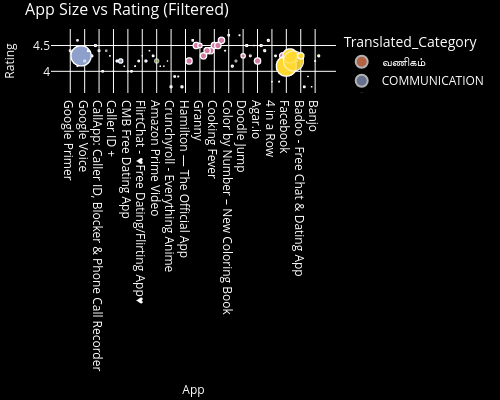

Source (notebook cell):
### Code cell
# task 1 : Bubble chart : Relation btw app size and rating
# applying the filter
Categories = ['GAME','BEAUTY','BUSINESS','COMICS','COMMUNICATION','DATING','ENTERTAINMENT','SOCIAL','EVENTS']
condition_df = merged_df[(merged_df['Rating'] > 3.5) &  (merged_df['Category'].isin(Categories)) & (merged_df['Reviews'] > 500) & (~merged_df['App'].str.contains('S',case = False, na=False)) & (merged_df['Sentiment_Subjectivity'] > 0.5) & (merged_df['Installs'] > 50000)].copy()
category_translation =  {'BEAUTY':"सौंदर्य",'BUSINESS':'வணிகம்','DATING':'Verabreden'}
condition_df['Translated_Category'] = condition_df['Category'].replace(category_translation)
#time restriction 
ist = pytz.timezone("Asia/Kolkata")
current_time = datetime.now(ist)
#Checking time btw 5pm and 7pm
if 17 <= current_time.hour < 19:
    show_graph = True
else:
    show_graph = False
if show_graph and not condition_df.empty:
    fig11 = px.scatter(
        condition_df,
        x='App',
        y='Rating',
        size='Installs',
        color='Translated_Category',
        color_discrete_map={"GAME": "#D17BA5"},
        title='App Size vs Rating (Filtered)',
        color_discrete_sequence=px.colors.qualitative.Set2,
        width=plot_width,
        height=plot_height
    )
    
    fig11.update_layout(
        plot_bgcolor='black',
        paper_bgcolor='black',
        font_color='white',
        title_font={'size':16},
        xaxis=dict(title_font={'size':12}),
        yaxis=dict(title_font={'size':12}),
        margin=dict(l=10,r=10,t=30,b=10)
    )
    fig11.update_traces(marker=dict(line=dict(color='white',width=1)))
    save_plot_as_html(fig11, "Size Rating Graph 11.html", "This bubble chart shows the relationship between app size and rating for a filtered subset of apps. Larger bubbles indicate more installs, and colors represent different categories.")
    fig11.show()
else:
    print('Bubble chart is only available between 5 PM and 7 PM IST.')

### Figure 1 — Plotly figure (JSON) as saved in the notebook; plotly's stock layout.template omitted (floating-point values rounded to 4 significant figures; data arrays with more than 128 entries replaced by an {"elided": "..."} marker saying what was removed)
{"data": [{"hovertemplate": "Translated_Category=வணிகம்<br>App=%{x}<br>Rating=%{y}<br>Installs=%{marker.size}<extra></extra>", "legendgroup": "வணிகம்", "marker": {"color": "rgb(252,141,98)", "line": {"color": "white", "width": 1}, "size": [10000000, 10000000, 10000000, 10000000, 10000000, 10000000, 10000000, 10000000, 10000000, 10000000, 10000000, 10000000, 10000000, 10000000, 10000000, 10000000, 10000000, 10000000, 10000000, 10000000, 10000000, 10000000, 10000000, 10000000, 10000000, 10000000, 10000000, 10000000, 10000000, 10000000, 10000000, 10000000, 10000000, 10000000, 10000000, 10000000, 10000000, 10000000, 10000000, 10000000, 10000000, 10000000, 10000000, 10000000, 10000000, 10000000, 10000000, 10000000, 10000000, 10000000, 10000000, 10000000, 10000000, 10000000, 10000000, 10000000, 5000000, 5000000, 5000000], "sizemode": "area", "sizeref": 2500000, "symbol": "circle"}, "mode": "markers", "name": "வணிகம்", "showlegend": true, "type": "scattergl", "x": ["Google Primer", "Google Primer", "Box", "Box", "Box", "Box", "Box", "Box", "Box", "Box", "Box", "Box", "Box", "Box", "Box", "Box", "Box", "Box", "Box", "Box", "Box", "Box", "Box", "Box", "Box", "Box", "Box", "Box", "Box", "Box", "Box", "Box", "Box", "Box", "Box", "Box", "Box", "Box", "Box", "Box", "Box", "Box", "Box", "Box", "Box", "Box", "Box", "Box", "Box", "Box", "Box", "Box", "Box", "Box", "Box", "Box", "Call Blocker", "Call Blocker", "Call Blocker"], "xaxis": "x", "y": [4.4, 4.4, 4.2, 4.2, 4.2, 4.2, 4.2, 4.2, 4.2, 4.2, 4.2, 4.2, 4.2, 4.2, 4.2, 4.2, 4.2, 4.2, 4.2, 4.2, 4.2, 4.2, 4.2, 4.2, 4.2, 4.2, 4.2, 4.2, 4.2, 4.2, 4.2, 4.2, 4.2, 4.2, 4.2, 4.2, 4.2, 4.2, 4.2, 4.2, 4.2, 4.2, 4.2, 4.2, 4.2, 4.2, 4.2, 4.2, 4.2, 4.2, 4.2, 4.2, 4.2, 4.2, 4.2, 4.2, 4.6, 4.6, 4.6], "yaxis": "y"}, {"hovertemplate": "Translated_Category=COMMUNICATION<br>App=%{x}<br>Rating=%{y}<br>Installs=%{marker.size}<extra></extra>", "legendgroup": "COMMUNICATION", "marker": {"color": "rgb(141,160,203)", "line": {"color": "white", "width": 1}, "size": {"elided": "206 int values"}, "sizemode": "area", "sizeref": 2500000, "symbol": "circle"}, "mode": "markers", "name": "COMMUNICATION", "showlegend": true, "type": "scattergl", "x": {"elided": "206 str values"}, "xaxis": "x", "y": {"elided": "206 float values"}, "yaxis": "y"}, {"hovertemplate": "Translated_Category=Verabreden<br>App=%{x}<br>Rating=%{y}<br>Installs=%{marker.size}<extra></extra>", "legendgroup": "Verabreden", "marker": {"color": "rgb(231,138,195)", "line": {"color": "white", "width": 1}, "size": {"elided": "354 int values"}, "sizemode": "area", "sizeref": 2500000, "symbol": "circle"}, "mode": "markers", "name": "Verabreden", "showlegend": true, "type": "scattergl", "x": {"elided": "354 str values"}, "xaxis": "x", "y": {"elided": "354 float values"}, "yaxis": "y"}, {"hovertemplate": "Translated_Category=ENTERTAINMENT<br>App=%{x}<br>Rating=%{y}<br>Installs=%{marker.size}<extra></extra>", "legendgroup": "ENTERTAINMENT", "marker": {"color": "rgb(166,216,84)", "line": {"color": "white", "width": 1}, "size": {"elided": "272 int values"}, "sizemode": "area", "sizeref": 2500000, "symbol": "circle"}, "mode": "markers", "name": "ENTERTAINMENT", "showlegend": true, "type": "scattergl", "x": {"elided": "272 str values"}, "xaxis": "x", "y": {"elided": "272 float values"}, "yaxis": "y"}, {"hovertemplate": "Translated_Category=GAME<br>App=%{x}<br>Rating=%{y}<br>Installs=%{marker.size}<extra></extra>", "legendgroup": "GAME", "marker": {"color": "#D17BA5", "line": {"color": "white", "width": 1}, "size": {"elided": "3181 int values"}, "sizemode": "area", "sizeref": 2500000, "symbol": "circle"}, "mode": "markers", "name": "GAME", "showlegend": true, "type": "scattergl", "x": {"elided": "3181 str values"}, "xaxis": "x", "y": {"elided": "3181 float values"}, "yaxis": "y"}, {"hovertemplate": "Translated_Category=SOCIAL<br>App=%{x}<br>Rating=%{y}<br>Installs=%{marker.size}<extra></extra>", "legendgroup": "SOCIAL", "marker": {"color": "rgb(255,217,47)", "line": {"color": "white", "width": 1}, "size": {"elided": "338 int values"}, "sizemode": "area", "sizeref": 2500000, "symbol": "circle"}, "mode": "markers", "name": "SOCIAL", "showlegend": true, "type": "scattergl", "x": {"elided": "338 str values"}, "xaxis": "x", "y": {"elided": "338 float values"}, "yaxis": "y"}], "layout": {"font": {"color": "white"}, "height": 400, "legend": {"itemsizing": "constant", "title": {"text": "Translated_Category"}, "tracegroupgap": 0}, "margin": {"b": 10, "l": 10, "r": 10, "t": 30}, "paper_bgcolor": "black", "plot_bgcolor": "black", "title": {"font": {"size": 16}, "text": "App Size vs Rating (Filtered)"}, "width": 500, "xaxis": {"anchor": "y", "domain": [0, 1], "title": {"font": {"size": 12}, "text": "App"}}, "yaxis": {"anchor": "x", "domain": [0, 1], "title": {"font": {"size": 12}, "text": "Rating"}}}}
